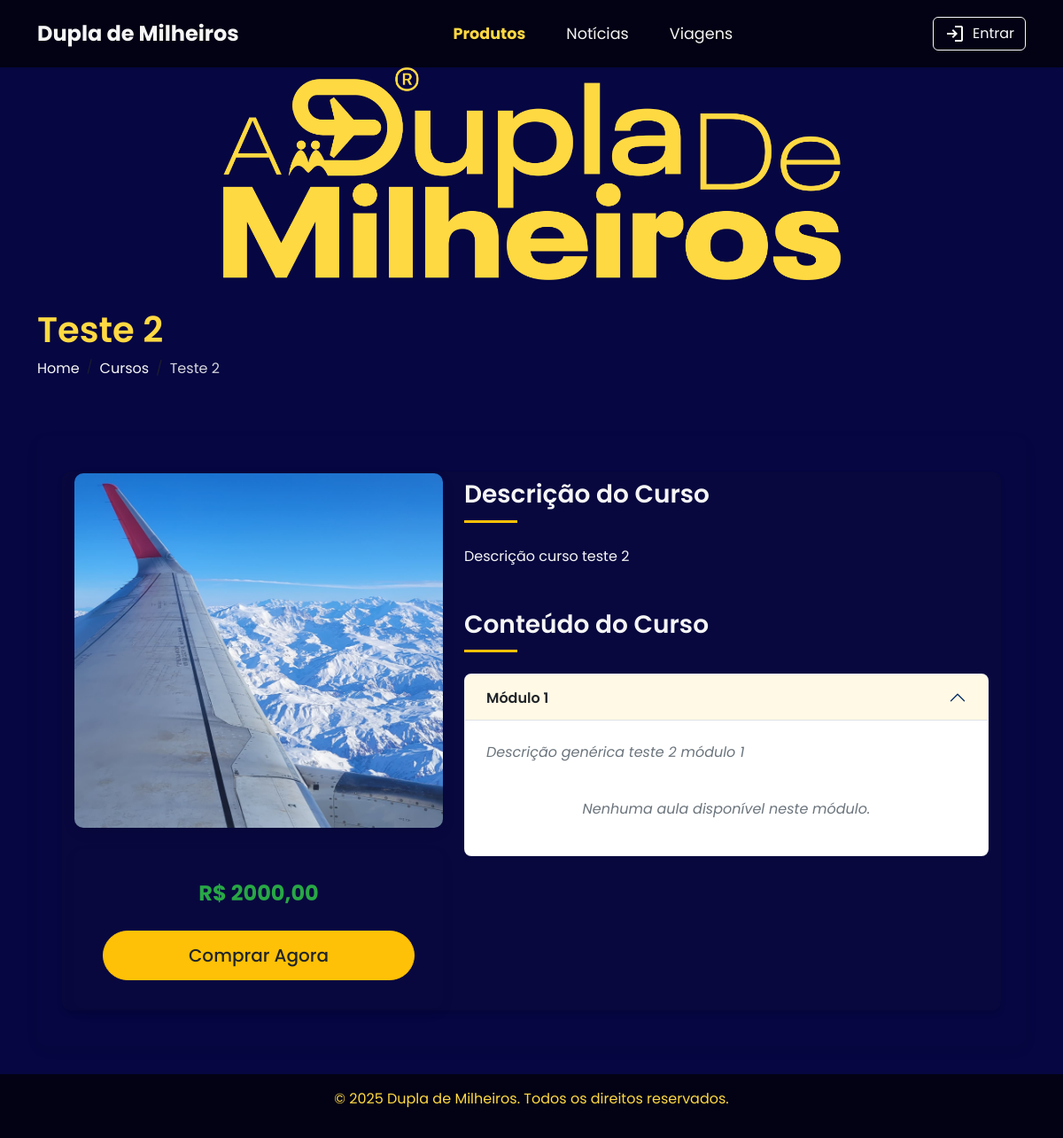
Page /produtos/cursos/teste-2/ on the committed database.
### products/models.py (models this page shows, shortened)
class Course(models.Model):
    title = models.CharField(max_length=200)
    slug = models.SlugField(max_length=200, unique=True)
    description = models.TextField()
    image = models.ImageField(upload_to='courses/', blank=True, null=True)
    price = models.DecimalField(max_digits=10, decimal_places=2)
    creation_date = models.DateTimeField(auto_now_add=True)
    update_date = models.DateTimeField(auto_now=True)
    active = models.BooleanField(default=True)
    class Meta:
        ordering = ['-creation_date']
        verbose_name = 'Curso'
        verbose_name_plural = 'Cursos'

class Module(models.Model):
    course = models.ForeignKey(Course, related_name='modules', on_delete=models.CASCADE)
    title = models.CharField(max_length=200)
    description = models.TextField(blank=True)
    order = models.PositiveIntegerField(default=0)
    class Meta:
        ordering = ['order']
        verbose_name = 'Módulo'
        verbose_name_plural = 'Módulos'

### products/views.py (the view)
# urls.py: path('cursos/<slug:slug>/', views.course_detail, name='course_detail'),
def course_detail(request, slug):
    course = get_object_or_404(Course, slug=slug, active=True)
    modules = course.modules.all().order_by('order')
    user_purchased = False
    if request.user.is_authenticated:
        user_purchased = course.purchases.filter(user=request.user, status='approved').exists()
    return render(request, 'products/course_detail.html', {
        'course': course,
        'modules': modules,
        'user_purchased': user_purchased,
        'section': 'products'
    })

### products/templates/products/course_detail.html
{% extends "base.html" %}
{% load static %}
{% block body %}
<div class="page-header">
    <div class="container">
        <h1>{{ course.title }}</h1>
        <nav aria-label="breadcrumb">
            <ol class="breadcrumb">
                <li class="breadcrumb-item"><a href="{% url 'home' %}">Home</a></li>
                <li class="breadcrumb-item"><a href="{% url 'products:course_list' %}">Cursos</a></li>
                <li class="breadcrumb-item active" aria-current="page">{{ course.title }}</li>
            </ol>
        </nav>
    </div>
</div>
<div class="container">
    <div class="content-container fade-in">
        <div class="row">
            <div class="col-md-5">
                <div class="course-image-large-container mb-4">
                    {% if course.image %}
                        <img src="{{ course.image.url }}" class="course-image-large" alt="{{ course.title }}">
                    {% else %}
                        <img src="{% static 'images/course-placeholder.jpg' %}" class="course-image-large" alt="Imagem do curso">
                    {% endif %}
                </div>
                <div class="course-purchase-card">
                    <div class="course-price-large">R$ {{ course.price }}</div>
                    {% if user_purchased %}
                        <a href="#" class="btn btn-success btn-lg btn-block mb-3">Acessar Curso</a>
                        <div class="purchase-status">
                            <i class="fas fa-check-circle"></i>
                            <span>Você já adquiriu este curso</span>
                        </div>
                    {% else %}
                        <a href="#" class="btn btn-primary btn-lg btn-block">Comprar Agora</a>
                    {% endif %}
                </div>
            </div>
            <div class="col-md-7">
                <div class="course-description-section">
                    <h3 class="section-title">Descrição do Curso</h3>
                    <div class="course-description-content">
                        {{ course.description|linebreaks }}
                    </div>
                </div>
                <div class="course-content-section">
                    <h3 class="section-title">Conteúdo do Curso</h3>
                    <div class="accordion course-modules" id="courseModules">
                        {% for module in modules %}
                        <div class="accordion-item">
                            <h2 class="accordion-header" id="heading{{ module.id }}">
                                <button class="accordion-button {% if not forloop.first %}collapsed{% endif %}" type="button" data-bs-toggle="collapse" data-bs-target="#collapse{{ module.id }}" aria-expanded="{% if forloop.first %}true{% else %}false{% endif %}" aria-controls="collapse{{ module.id }}">
                                    {{ module.title }}
                                </button>
                            </h2>
                            <div id="collapse{{ module.id }}" class="accordion-collapse collapse {% if forloop.first %}show{% endif %}" aria-labelledby="heading{{ module.id }}" data-bs-parent="#courseModules">
                                <div class="accordion-body">
                                    {% if module.description %}
                                        <p class="module-description">{{ module.description }}</p>
                                    {% endif %}
                                    <ul class="lesson-list">
                                        {% for lesson in module.lessons.all %}
                                        <li class="lesson-item">
                                            <div class="lesson-info">
                                                <i class="fas fa-play-circle lesson-icon"></i>
                                                <span class="lesson-title">{{ lesson.title }}</span>
                                            </div>
                                            {% if lesson.duration %}
                                                <span class="lesson-duration">{{ lesson.duration }} min</span>
                                            {% endif %}
                                        </li>
                                        {% empty %}
                                        <li class="no-lessons">Nenhuma aula disponível neste módulo.</li>
                                        {% endfor %}
                                    </ul>
                                </div>
                            </div>
                        </div>
                        {% empty %}
                        <div class="no-modules">Nenhum módulo disponível para este curso.</div>
                        {% endfor %}
                    </div>
                </div>
            </div>
        </div>
    </div>
</div>
{% endblock %}

### static/css/styles.css (style rules this page uses)
body { background-color: #060642; color: whitesmoke; font-family: 'Poppins', sans-serif; }
.row { background: rgba(10, 10, 60, 0.5); border: 2px solid rgba(10, 10, 60, 0.5); border-radius: 10px; box-shadow: 0 4px 6px rgba(0, 0, 0, 0.1); }
.content-container { padding: 2.5rem; background-color: transparent; border-radius: 10px; box-shadow: 0 5px 15px rgba(0, 0, 0, 0.05); margin-bottom: 2rem; }
.section-title { position: relative; margin-bottom: 1.5rem; color: #333; font-weight: 600; padding-bottom: 0.5rem; }
.section-title::after { content: ''; position: absolute; left: 0; bottom: 0; height: 3px; width: 60px; background-color: #ffc107; }
.page-header { background-color: transparent; padding: 2rem 0; margin-bottom: 2rem; color: #FFD942; }
.page-header h1 { margin-bottom: 0.5rem; font-weight: 600; }
.breadcrumb { background-color: transparent; padding: 0; margin-bottom: 0; font-size: 0.9rem; }
.breadcrumb-item a { font-size: 1.0rem; color: whitesmoke; text-decoration: none; transition: color 0.2s; }
.breadcrumb-item.active { color: rgba(245, 245, 245, 0.871); font-size: 1.0rem; }
.fade-in { animation: fadeIn 0.5s ease-in; }
.course-image-large-container { border-radius: 10px; overflow: hidden; box-shadow: 0 5px 15px rgba(0, 0, 0, 0.08); height: 400px; }
.course-image-large { width: 100%; height: 100%; object-fit: cover; object-position: center; }
.course-purchase-card { background-color: transparent; border-radius: 10px; padding: 2rem; box-shadow: 0 5px 15px rgba(0, 0, 0, 0.05); text-align: center; }
.course-price-large { font-size: 1.5rem; font-weight: 700; color: #28a745; margin-bottom: 1.5rem; }
.btn-block { display: block; width: 100%; }
.course-description-section, .course-content-section { margin-bottom: 2.5rem; }
.course-description-content, .section-title { color: whitesmoke; line-height: 1.7; }
.course-modules .accordion-item { border: 1px solid rgba(0, 0, 0, 0.05); margin-bottom: 0.5rem; border-radius: 8px; overflow: hidden; }
.course-modules .accordion-button { background-color: #f8f9fa; color: #343a40; font-weight: 600; padding: 1rem 1.5rem; }
.course-modules .accordion-button:not(.collapsed) { background-color: rgba(255, 193, 7, 0.1); color: #212529; }
.course-modules .accordion-body { padding: 1.5rem; }
.lesson-list { list-style: none; padding: 0; margin: 0; }
.module-description { color: #6c757d; margin-bottom: 1.5rem; font-style: italic; }
.no-lessons, .no-modules { color: #6c757d; font-style: italic; text-align: center; padding: 1rem 0; }
.btn-primary { background-color: #ffc107; border-color: #ffc107; color: #212529; font-weight: 500; padding: 0.75rem 1.5rem; border-radius: 50px; transition: all 0.3s ease; }

### rows in the picture
Course: title "Teste 2", image (picture), price "2000,00", description "Descrição curso teste 2"
Module: title "Módulo 1", description "Descrição genérica teste 2 módulo 1"
